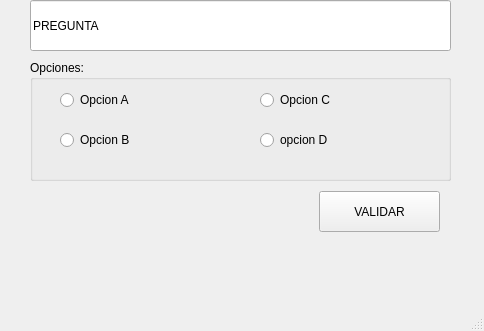
<?xml version="1.0" encoding="UTF-8"?>
<ui version="4.0">
 <class>MainWindow</class>
 <widget class="QMainWindow" name="MainWindow">
  <property name="geometry">
   <rect>
    <x>0</x>
    <y>0</y>
    <width>484</width>
    <height>331</height>
   </rect>
  </property>
  <property name="windowTitle">
   <string>MainWindow</string>
  </property>
  <widget class="QWidget" name="centralwidget">
   <widget class="QLineEdit" name="txt_pregunta">
    <property name="geometry">
     <rect>
      <x>30</x>
      <y>0</y>
      <width>421</width>
      <height>51</height>
     </rect>
    </property>
    <property name="text">
     <string>PREGUNTA</string>
    </property>
   </widget>
   <widget class="QGroupBox" name="groupBox">
    <property name="geometry">
     <rect>
      <x>30</x>
      <y>60</y>
      <width>421</width>
      <height>121</height>
     </rect>
    </property>
    <property name="title">
     <string>Opciones:</string>
    </property>
    <widget class="QRadioButton" name="rb_opcionA">
     <property name="geometry">
      <rect>
       <x>30</x>
       <y>30</y>
       <width>99</width>
       <height>20</height>
      </rect>
     </property>
     <property name="text">
      <string>Opcion A</string>
     </property>
    </widget>
    <widget class="QRadioButton" name="rb_opcionC">
     <property name="geometry">
      <rect>
       <x>230</x>
       <y>30</y>
       <width>99</width>
       <height>20</height>
      </rect>
     </property>
     <property name="text">
      <string>Opcion C</string>
     </property>
    </widget>
    <widget class="QRadioButton" name="rb_opcionB">
     <property name="geometry">
      <rect>
       <x>30</x>
       <y>70</y>
       <width>99</width>
       <height>20</height>
      </rect>
     </property>
     <property name="text">
      <string>Opcion B</string>
     </property>
    </widget>
    <widget class="QRadioButton" name="rb_opcionD">
     <property name="geometry">
      <rect>
       <x>230</x>
       <y>70</y>
       <width>99</width>
       <height>20</height>
      </rect>
     </property>
     <property name="text">
      <string>opcion D</string>
     </property>
    </widget>
   </widget>
   <widget class="QPushButton" name="btn_validar">
    <property name="geometry">
     <rect>
      <x>319</x>
      <y>191</y>
      <width>121</width>
      <height>41</height>
     </rect>
    </property>
    <property name="text">
     <string>VALIDAR</string>
    </property>
   </widget>
  </widget>
  <widget class="QMenuBar" name="menubar">
   <property name="geometry">
    <rect>
     <x>0</x>
     <y>0</y>
     <width>484</width>
     <height>24</height>
    </rect>
   </property>
  </widget>
  <widget class="QStatusBar" name="statusbar"/>
 </widget>
 <resources/>
 <connections/>
</ui>
